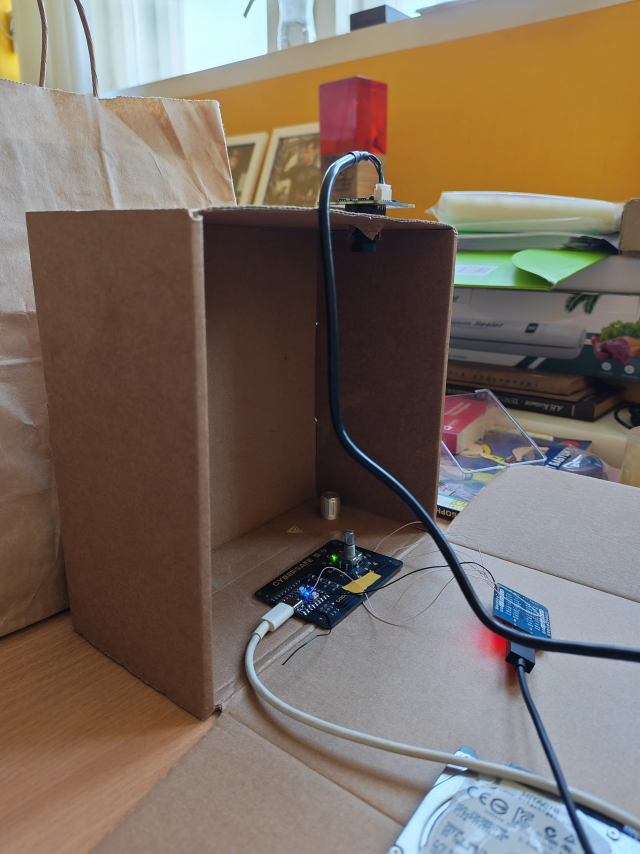
#> input picture media/photo_2026-09-29_13-51-10.jpg, 1920 x 2560 px (shown at 1/3 size)
$ python -i crack.py   (imports and definitions only)
#> lines starting #> are read from the running program, lines starting #| are printed output that depends on the picture; after the words box and inside, x2 and y2 are one past the last pixel; in counts of white or black regions, pixels touching at a corner belong together
### 1_перебор_пароля/detect_digit.py
#!/usr/bin/env python3
# Детектор текущей цифры по горящему зелёному светодиоду.
# Использование:
#   python3 detect_digit.py            один замер (снимет кадр)
#   python3 detect_digit.py --live     непрерывно
#   python3 detect_digit.py img.jpg    по готовому изображению
import cv2, json, sys, numpy as np, time, os
from grab import capture

COORDS = "led_coords.json"
LIT_THRESHOLD = 25          # мин. "зелёность" чтобы считать LED горящим

def load_coords():
    d = json.load(open(COORDS))
#> (reads 1_перебор_пароля/led_coords.json from the repository)
#> further down, picture is the input picture: shape (2560, 1920, 3); mean B, G, R 95.8, 107.8, 122.3
    return d["leds"], d.get("radius", 18)

# [56 lines left out: functions greenness_score, detect, annotate, main, not called in this run]

# [2 lines that do not run on import are left out]

### 1_перебор_пароля/crack.py
#!/usr/bin/env python3
# Замкнутый подбор с обратной связью по камере + графическая визуализация (кириллица через PIL).
#   python3 crack.py --code 1357
#   python3 crack.py --from 0000 --count 50
#   python3 crack.py --range 0000 9999
#   --no-gui без окна, --preview-file out.png писать кадр дашборда (отладка)
import serial, sys, glob, time, json, argparse, numpy as np, cv2
from PIL import Image, ImageDraw, ImageFont
from grab import Camera
from detect_digit import load_coords, detect

BAUD=115200; BOOT_WAIT=0.25; SETTLE=0.10
CLICK_T=10; CLICK_G=110; BTN_P=40; BTN_H=90   # калибровано: щелчок и кнопка
MAX_CLICKS=30; VERDICT_MS=600
LOG_JSONL="crack_log.jsonl"; LOG_TXT="crack.log"
FONT="/usr/share/fonts/truetype/dejavu/DejaVuSans.ttf"
leds, radius = load_coords()

def find_port():
    p=sorted(glob.glob("/dev/ttyUSB*")); return p[0] if p else None

class Log:
    def __init__(self): self.jf=open(LOG_JSONL,"a"); self.tf=open(LOG_TXT,"a")
    def ev(self,**kw): kw["t"]=round(time.time(),3); self.jf.write(json.dumps(kw,ensure_ascii=False)+"\n"); self.jf.flush()
    def say(self,m): line=time.strftime("%H:%M:%S ")+m; print(line); self.tf.write(line+"\n"); self.tf.flush()

class ESP:
    # [17 lines left out: functions __init__, cmd, not called in this run]

def bgr(rgb): return (rgb[2],rgb[1],rgb[0])
WHITE=(235,235,235); CYAN=(255,215,0); GREEN=(40,210,40); RED=(230,40,40); GRAY=(150,150,150)

class Viz:
    DISP_W=640; PANEL=380
    def __init__(self,gui=True,preview=None):
        self.gui=gui; self.preview=preview; self.paused=False
        self.code=""; self.targets=[0]*4; self.active=-1; self.done=[False]*4
        self.total=0; self.idx=0; self.tried=0; self.red=0; self.anom=0; self.start=time.time()
        self.digit=None; self.action=""; self.recent=[]
        self.f_title=ImageFont.truetype(FONT,20); self.f=ImageFont.truetype(FONT,17)
        self.f_small=ImageFont.truetype(FONT,14); self.f_big=ImageFont.truetype(FONT,34)
        if gui:
            try: cv2.namedWindow("BRUTEFORCE",cv2.WINDOW_NORMAL); cv2.resizeWindow("BRUTEFORCE",1024,430)
            except Exception as e: print("GUI недоступен:",e); self.gui=False
    def compose(self,frame):
        s=self.DISP_W/frame.shape[1]; disp=cv2.resize(frame,(self.DISP_W,int(frame.shape[0]*s)))
#> after `s = self.DISP_W / frame.shape[1]`: s = 0.333
#> after `disp = cv2.resize(frame, (self.DISP_W, int(frame.shape[0] * s)))`:
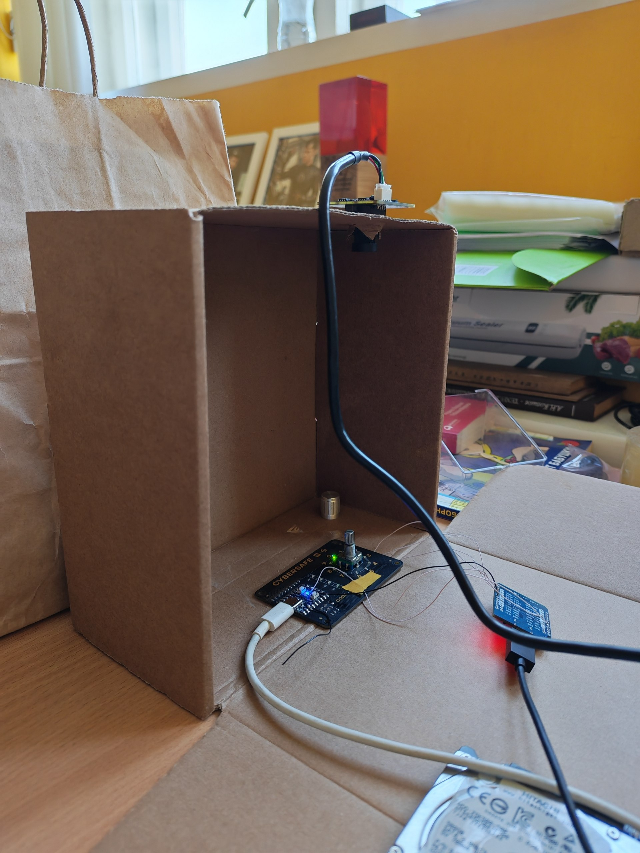
#> disp: shape (853, 640, 3); mean B, G, R 95.7, 107.8, 122.2
        for i,l in enumerate(leds):
            x,y=int(l["x"]*s),int(l["y"]*s); rr=max(4,int(radius*s))
            lit=(self.digit==i); tgt=(self.active>=0 and i==self.targets[self.active])
            col=bgr(GREEN) if lit else (bgr(CYAN) if tgt else (60,60,60))
            cv2.circle(disp,(x,y),rr,col,3 if lit else 2)
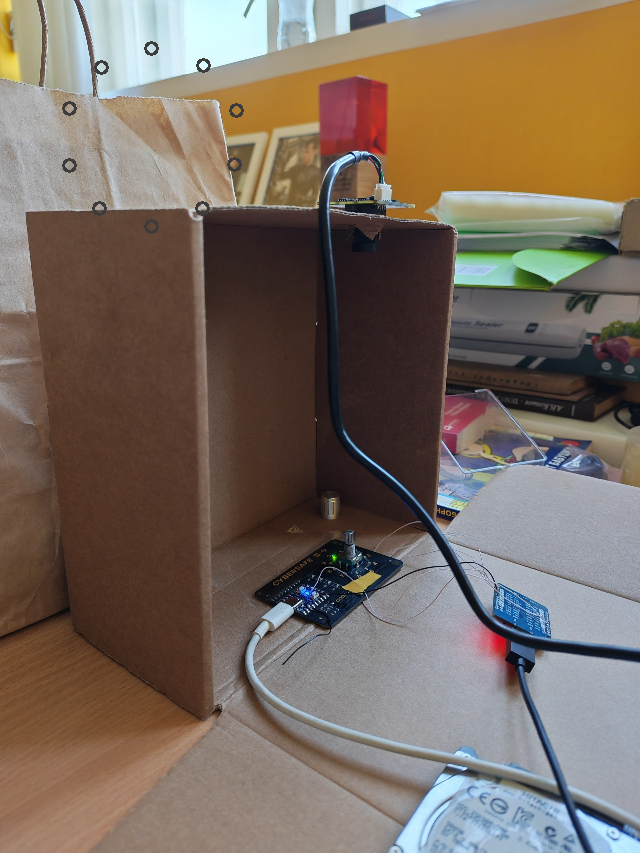
#> disp: shape (853, 640, 3); 0.21% of pixels changed, all inside (x1, y1, x2, y2) = (62, 41, 244, 234)
        H=max(disp.shape[0],400); cv=np.full((H,self.DISP_W+self.PANEL,3),25,np.uint8)
#> after `H = max(disp.shape[0], 400)`: H = 853
        cv[:disp.shape[0],:self.DISP_W]=disp
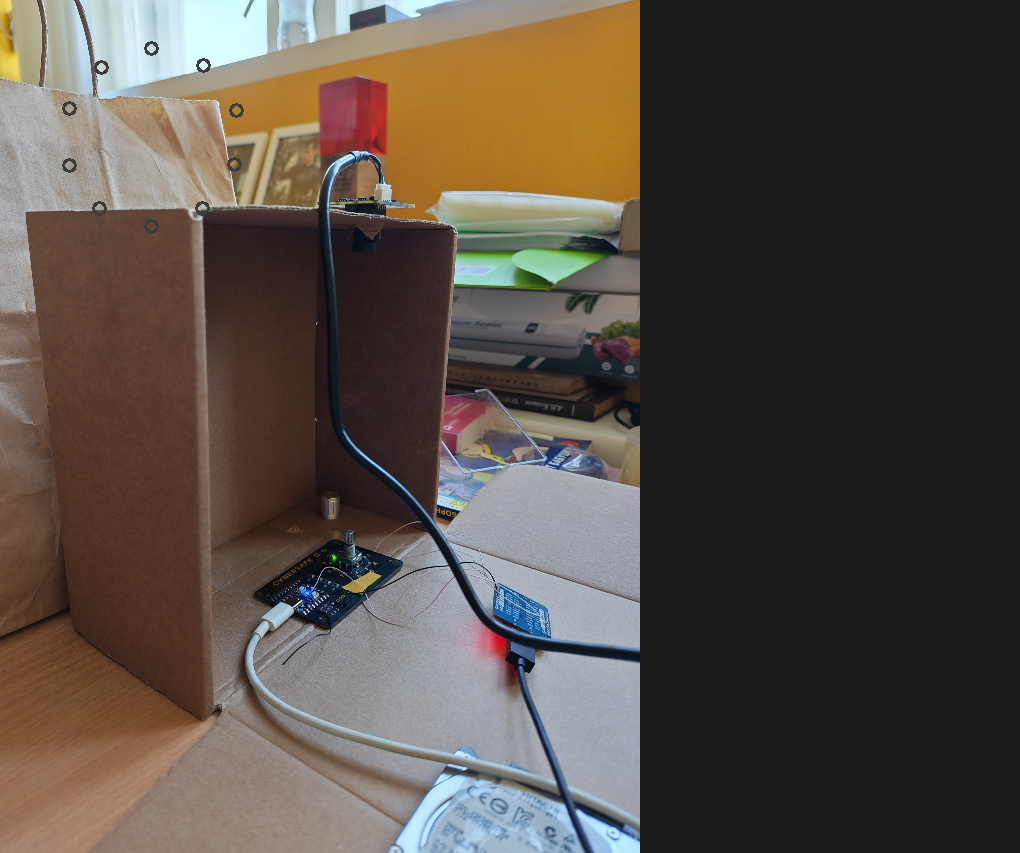
#> cv: shape (853, 1020, 3); mean B, G, R 69.3, 76.8, 85.8
        # цифровые ячейки-разряды (рамки cv2)
        x0=self.DISP_W+16; by=120; bx=x0
        for i in range(4):
            c=bgr(GREEN) if self.done[i] else (bgr(CYAN) if i==self.active else (90,90,90))
            cv2.rectangle(cv,(bx,by),(bx+60,by+60),c,2); bx+=70
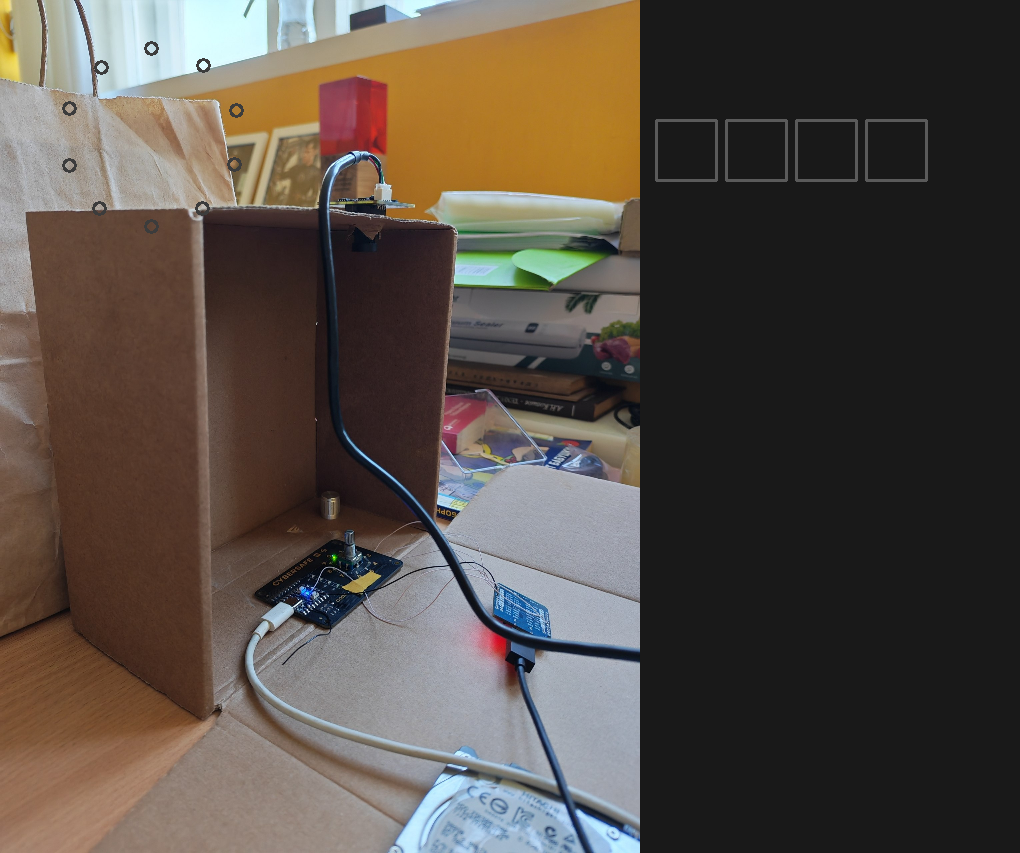
#> cv: shape (853, 1020, 3); 0.33% of pixels changed, all inside (x1, y1, x2, y2) = (655, 119, 928, 182)
#> after the loop, bx = 936
        # текст через PIL (кириллица)
        pim=Image.fromarray(cv2.cvtColor(cv,cv2.COLOR_BGR2RGB)); dr=ImageDraw.Draw(pim)
        dr.text((10,disp.shape[0]-46),f"{self.digit if self.digit is not None else '-'}",font=self.f_big,fill=GREEN)
        dr.text((x0,20),"ПЕРЕБОР С ОБРАТНОЙ СВЯЗЬЮ",font=self.f_title,fill=CYAN)
        dr.text((x0,54),f"попытка {self.idx+1}/{self.total}    код {self.code}",font=self.f,fill=WHITE)
        for i in range(4):
            dr.text((x0+70*i+22,130),str(self.targets[i]),font=self.f_big,
                    fill=GREEN if self.done[i] else (CYAN if i==self.active else GRAY))
        el=int(time.time()-self.start); rate=self.tried/max(1,el)*60; y=196
        for t,c in [(f"проверено: {self.tried}    RED: {self.red}    аномалий: {self.anom}",WHITE),
                    (f"время: {el//60:02d}:{el%60:02d}    темп: {rate:.1f}/мин",WHITE),
                    (f"действие: {self.action}",(170,220,170))]:
            dr.text((x0,y),t,font=self.f,fill=c); y+=26
#> after the loop, y = 274
        dr.text((x0,y+4),"последние:",font=self.f_small,fill=GRAY); y+=26
#> after `y += 26`: y = 300
        for code,v in self.recent[-6:][::-1]:
            dr.text((x0+8,y),f"{code}   {v}",font=self.f_small,fill=RED if v=="RED" else (GREEN if v=="NORED" else GRAY)); y+=20
#> after the loop, y = 300
        if self.paused: dr.text((x0,y+6),"[ПАУЗА] p-продолжить q-выход",font=self.f,fill=CYAN)
        return cv2.cvtColor(np.array(pim),cv2.COLOR_RGB2BGR)
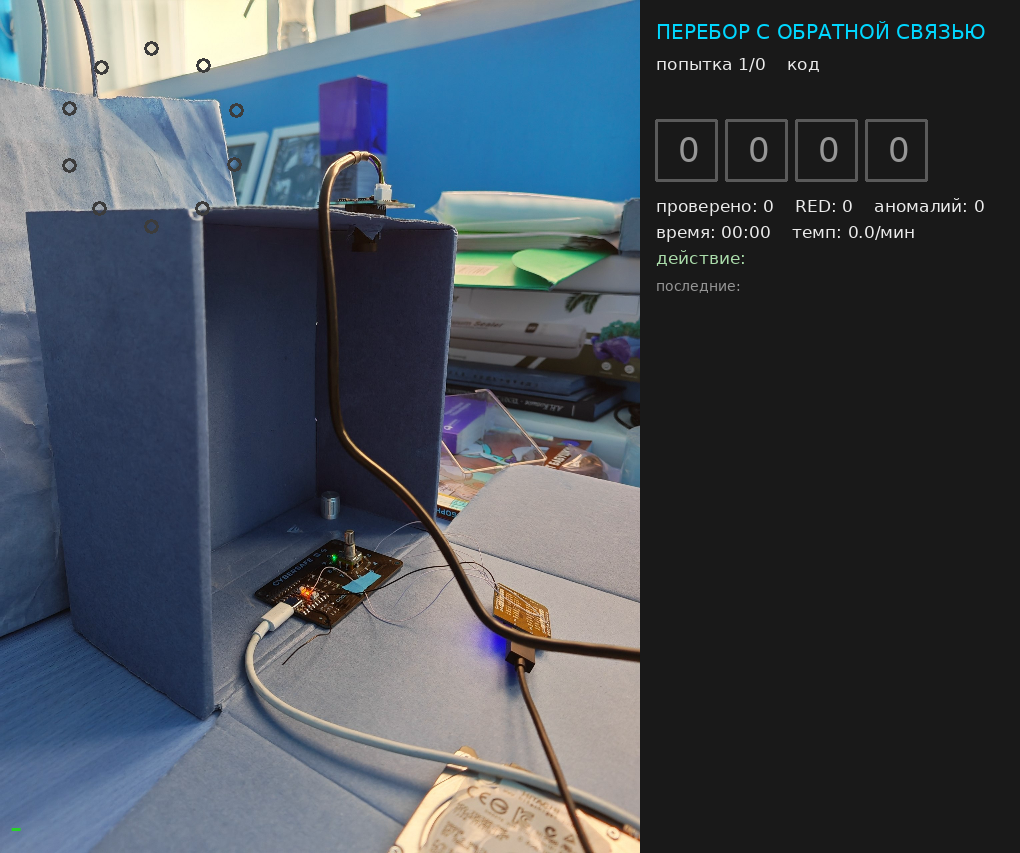
#> returned value: shape (853, 1020, 3); mean R, G, B 70.1, 78.1, 87.2
    # [135 lines left out: functions show, main, not called in this run]

# [1 line not run here, left out]

>>> import cv2
>>> picture = cv2.imread('../media/photo_2026-09-29_13-51-10.jpg')
>>> result = Viz().compose(picture)
